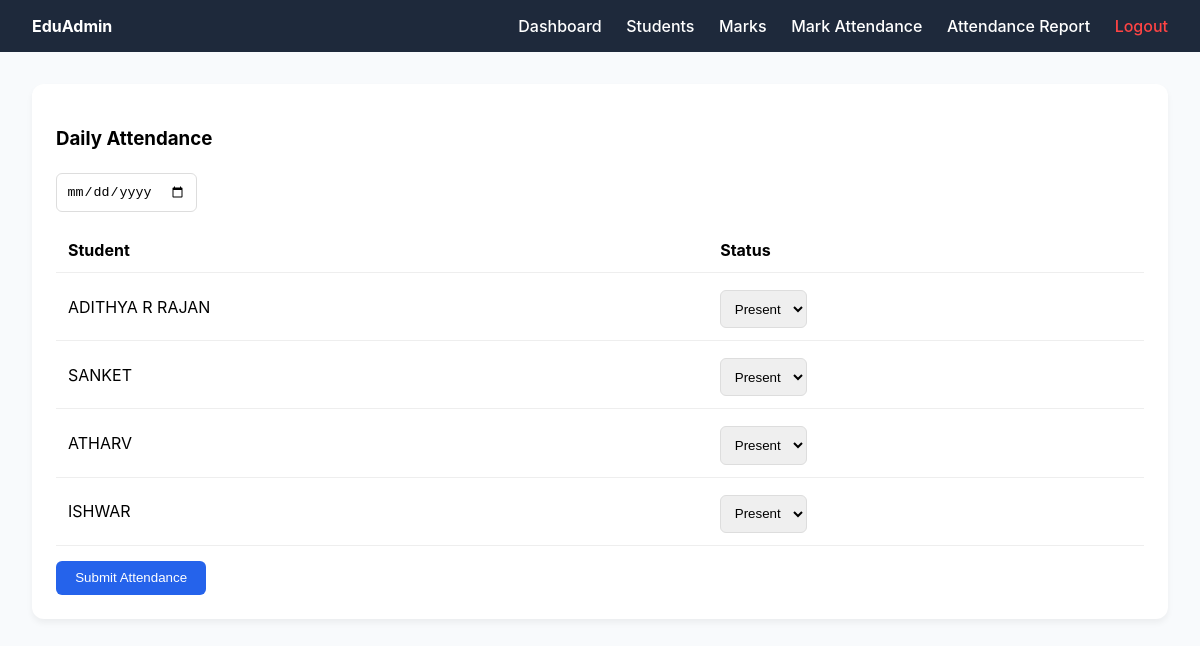
The app's page /attendance (signed in) with its own data.
### tables this page shows
CREATE TABLE students (
    id INTEGER PRIMARY KEY AUTOINCREMENT,
    name TEXT NOT NULL,
    roll_no TEXT UNIQUE NOT NULL,
    class_name TEXT NOT NULL
);

### app.py (the view, shortened to what this page needs)
@app.route('/attendance', methods=['GET', 'POST'])
def attendance():
    if 'user' not in session:
        return redirect(url_for('login'))
    db = get_db()
    students_list = db.execute('SELECT * FROM students').fetchall()
    db.close()
    return render_template('attendance.html', students=students_list)

### app.py (called while the page is built)
def get_db():
    conn = sqlite3.connect(DB_PATH)
    conn.row_factory = sqlite3.Row
    return conn

### templates/attendance.html (shortened to what this page needs)
{% extends "layout.html" %}
{% block content %}
<div class="card">
    <h3>Daily Attendance</h3>
    <form method="POST">
        <input type="date" name="date" required value="{{ today }}">
        <table>
            <tr>
                <th>Student</th>
                <th>Status</th>
            </tr>
            {% for s in students %}
            <tr>
                <td>{{s.name}}</td>
                <td>
                    <select name="status_{{s.id}}">
                        <option value="Present">Present</option>
                    </select>
                </td>
            </tr>
            {% endfor %}
        </table>
        <button type="submit" class="btn" style="margin-top: 15px;">Submit Attendance</button>
    </form>
</div>
{% endblock %}

### static/css/style.css (style rules this page uses)
:root { --primary: #2563eb; --dark: #1e293b; --light: #f8fafc; --success: #22c55e; }
body { font-family: 'Inter', sans-serif; background: var(--light); margin: 0; display: flex; flex-direction: column; height: 100vh; }
.card { background: white; padding: 1.5rem; border-radius: 12px; box-shadow: 0 4px 6px rgba(0,0,0,0.05); margin-bottom: 2rem; }
.btn { background: var(--primary); color: white; padding: 0.6rem 1.2rem; border: none; border-radius: 6px; cursor: pointer; }
input, select { padding: 0.6rem; border: 1px solid #ddd; border-radius: 6px; margin-top: 5px; }
table { width: 100%; border-collapse: collapse; margin-top: 1rem; }
th, td { padding: 12px; border-bottom: 1px solid #eee; text-align: left; }

### records on screen
students: name "ADITHYA R RAJAN", id "Present"
students: name "SANKET", id "Present"
students: name "ATHARV", id "Present"
students: name "ISHWAR", id "Present"
